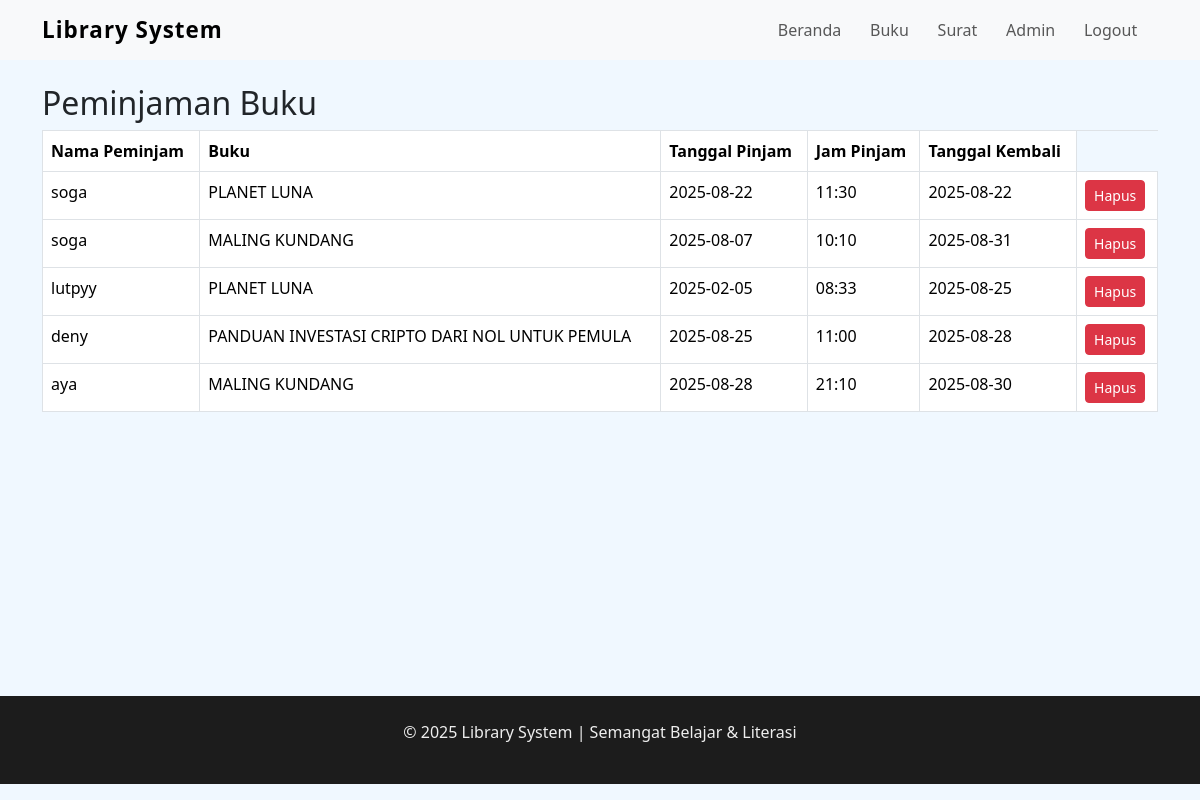
The app's page /admin/borrowings (signed in) with its own data.
### models.py (models this page shows)
class Peminjaman(db.Model):
    id = db.Column(db.Integer, primary_key=True)
    buku_id = db.Column(db.Integer, db.ForeignKey('buku.id'))
    user_name = db.Column(db.String(100))  # user tidak login, pakai nama
    tanggal_pinjam = db.Column(db.Date)
    jam_pinjam = db.Column(db.Time)
    tanggal_kembali = db.Column(db.Date)
    buku = db.relationship('Buku', backref=db.backref('peminjamans', lazy=True))

class Buku(db.Model):
    id = db.Column(db.Integer, primary_key=True)
    judul = db.Column(db.String(100), nullable=False)
    penulis = db.Column(db.String(100))
    tahun = db.Column(db.String(4))
    deskripsi = db.Column(db.Text, nullable=True)
    foto = db.Column(db.String(100))
    created_at = db.Column(db.DateTime, default=datetime.utcnow)

### app.py (the view)
@app.route('/admin/borrowings')
@admin_required
def admin_borrowings():
    borrowings = Peminjaman.query.all()
    return render_template('admin_borrowings.html', borrowings=borrowings)

### app.py (called while the page is built)
def admin_required(f):
    from functools import wraps
    @wraps(f)
    def decorated(*args, **kwargs):
        if 'admin' not in session:
            return redirect(url_for('admin_login'))
        return f(*args, **kwargs)
    return decorated

### templates/admin_borrowings.html (shortened to what this page needs)
{% extends 'base.html' %}
{% block content %}
<h2>Peminjaman Buku</h2>
<table class="table table-bordered">
  <thead>
    <tr>
      <th>Nama Peminjam</th>
      <th>Buku</th>
      <th>Tanggal Pinjam</th>
      <th>Jam Pinjam</th>
      <th>Tanggal Kembali</th>
    </tr>
  </thead>
  <tbody>
    {% for p in borrowings %}
    <tr>
      <td>{{ p.user_name }}</td>
      <td>{{ p.buku.judul }}</td>
      <td>{{ p.tanggal_pinjam.strftime('%Y-%m-%d') }}</td>
      <td>{{ p.jam_pinjam.strftime('%H:%M') }}</td>
      <td>{{ p.tanggal_kembali.strftime('%Y-%m-%d') }}</td>
      <td>
  <a href="{{ url_for('admin_delete_borrowing', borrow_id=p.id) }}" class="btn btn-sm btn-danger" onclick="return confirm('Yakin ingin hapus?')">Hapus</a>
     </td>
    </tr>
    {% endfor %}
  </tbody>
</table>
{% endblock %}

### static/css/style.css (style rules this page uses)
body { font-family: 'Segoe UI', sans-serif; background-color: #f0f8ff; min-height: 100vh; position: relative; overflow-x: hidden; }
body { display: flex; flex-direction: column; min-height: 100vh; margin: 0; }
body, .card, footer { transition: background-color 0.4s, color 0.4s; }

### records on screen
Peminjaman: user_name "soga", buku.judul "PLANET LUNA", tanggal_pinjam "2025-08-22", jam_pinjam "11:30", tanggal_kembali "2025-08-22"
Peminjaman: user_name "soga", buku.judul "MALING KUNDANG", tanggal_pinjam "2025-08-07", jam_pinjam "10:10", tanggal_kembali "2025-08-31"
Peminjaman: user_name "lutpyy", buku.judul "PLANET LUNA", tanggal_pinjam "2025-02-05", jam_pinjam "08:33", tanggal_kembali "2025-08-25"
Peminjaman: user_name "deny", buku.judul "PANDUAN INVESTASI CRIPTO DARI NOL UNTUK PEMULA", tanggal_pinjam "2025-08-25", jam_pinjam "11:00", tanggal_kembali "2025-08-28"
Peminjaman: user_name "aya", buku.judul "MALING KUNDANG", tanggal_pinjam "2025-08-28", jam_pinjam "21:10", tanggal_kembali "2025-08-30"
